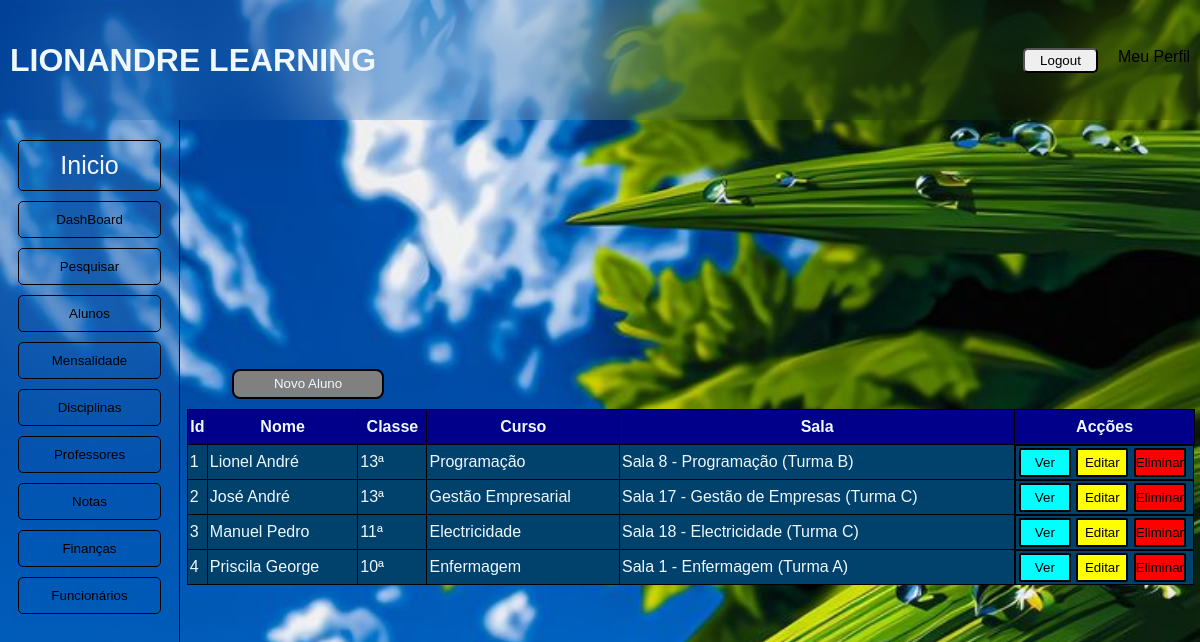
Page /lista/ (signed in) on the committed database.
### alunos/models.py (models this page shows, shortened)
class Alunos(models.Model):
    Sexos = [
        ('M', 'Masculino'),
        ('F', 'Feminino'),
    ]
    Classes = [
        (10, '10ª Classe'),
        (11, '11ª Classe'),
        (12, '12ª Classe'),
        (13, '13ª Classe')
    ]
    Turnos = [
        ('Manhã', 'Turno da manhã'),
        ('Tarde', 'Turno da tarde'),
    ]
    Turmas = [
        ('A', 'Turma A'),
        ('B', 'Turma B'),
        ('C', 'Turma C'),
        ('D', 'Turma D'),
    ]
    nome = models.CharField(max_length = 255)
    data_nascimento = models.DateField()
    genero = models.CharField(max_length=5, choices=Sexos)
    tell = models.IntegerField()
    classe = models.IntegerField(choices=Classes)
    sala = models.ForeignKey('Salas', on_delete=models.SET_NULL, null=True, default=None)
    turno = models.CharField(max_length=10, choices=Turnos)
    curso = models.ForeignKey('Cursos', on_delete=models.SET_NULL, null=True, default=None)
    turma = models.CharField(max_length=5, choices=Turmas)
    matricula = models.DateTimeField(auto_now_add = True)
    update = models.DateTimeField(auto_now = True)

class Cursos(models.Model):
    nome = models.CharField(max_length=80)
    tipo = models.CharField(max_length=40)
    def __str__(self):
        return self.nome

class Salas(models.Model):
    numero_sala = models.IntegerField()
    descricao = models.CharField(max_length=100)
    def __str__(self):
        return self.descricao

### alunos/views.py (the view)
# urls.py: path('lista/', views.lista, name='lista'),
@login_required(login_url='/login/')
def lista(request):
    grupo = Group.objects.get(id=4)
    group_auth = request.user.groups.first()
    if group_auth != grupo:
        aluno = Alunos.objects.all()
        return render(request, 'aluno/lista.html', {'aluno' : aluno})
    else:
        return HttpResponseForbidden('<h1>Apenas Funcionários Autorizados Podem prosseguir na Execução de Tal Acção</h1>')

### alunos/templates/aluno/lista.html
{% extends 'aluno/layout/base.html' %}
{% block content %}
<button class="btn-back">
    <a href="{% url 'cadastro' %}" style="color: aliceblue;">Novo Aluno</a>
</button>
<table>
    <tr>
        <th>Id</th>
        <th>Nome</th>
        <th>Classe</th>
        <th>Curso</th>
        <th>Sala</th>
        <th>Acções</th>
    </tr>
{% for alunos in aluno %}
    <tr>
        <td>{{ alunos.id }}</td>
        <td>{{ alunos.nome }}</td>
        <td>{{ alunos.classe }}ª</td>
        <td>{{ alunos.curso }}</td>
        <td>{{ alunos.sala }}</td>
        <td style="display: flex; justify-content: space-evenly;">
            <button class="btn-action" style="background-color: aqua;">
                <a href="{% url 'mostrar' alunos.id %}" style="color: black;">Ver</a>
            </button>
            <button class="btn-action" style="background-color: yellow;">
                <a href="{% url 'edite' alunos.id %}" style="color: black;">Editar</a>
            </button>
            <button class="btn-action" style="background-color: red;">
                <a href="{% url 'delete' alunos.id %}" style="color: black;">Eliminar</a>
            </button>
        </td>
    </tr>
{% empty %}
    <h3>Lista Vazia</h3>
{% endfor %}
</table>
{% endblock %}

### alunos/static/css/style.css (style rules this page uses)
* { margin: 0; padding: 0; box-sizing: border-box; text-decoration: none; list-style: none; font-family: 'Franklin Gothic Medium', 'Arial Narrow', Arial, sans-serif; }
body { background-image: url('img/background.jpg'); background-size: cover; background-repeat: no-repeat; }
table { border-collapse: collapse; width: 63em; color: aliceblue; height: auto; }
td, th { border: 1px solid black; height: 35px; }
td { border: 1px solid black; padding: 2px; background-color: rgb(1, 66, 109); }
th { background-color: darkblue; }
.btn-back { width: 15%; height: 30px; background: gray; margin-bottom: 10px; align-self: flex-start; margin-left: 50px; border: 2px solid black; border-radius: 8px; }
.btn-action { width: 30%; height: auto; border: 2px solid black; border-radius: 2px; margin-right: 5px; }

### rows in the picture
Alunos: id "1", nome "Lionel André", classe "13", curso "Programação", sala "Sala 8 - Programação (Turma B)"
Alunos: id "2", nome "José André", classe "13", curso "Gestão Empresarial", sala "Sala 17 - Gestão de Empresas (Turma C)"
Alunos: id "3", nome "Manuel Pedro", classe "11", curso "Electricidade", sala "Sala 18 - Electricidade (Turma C)"
Alunos: id "4", nome "Priscila George", classe "10", curso "Enfermagem", sala "Sala 1 - Enfermagem (Turma A)"
